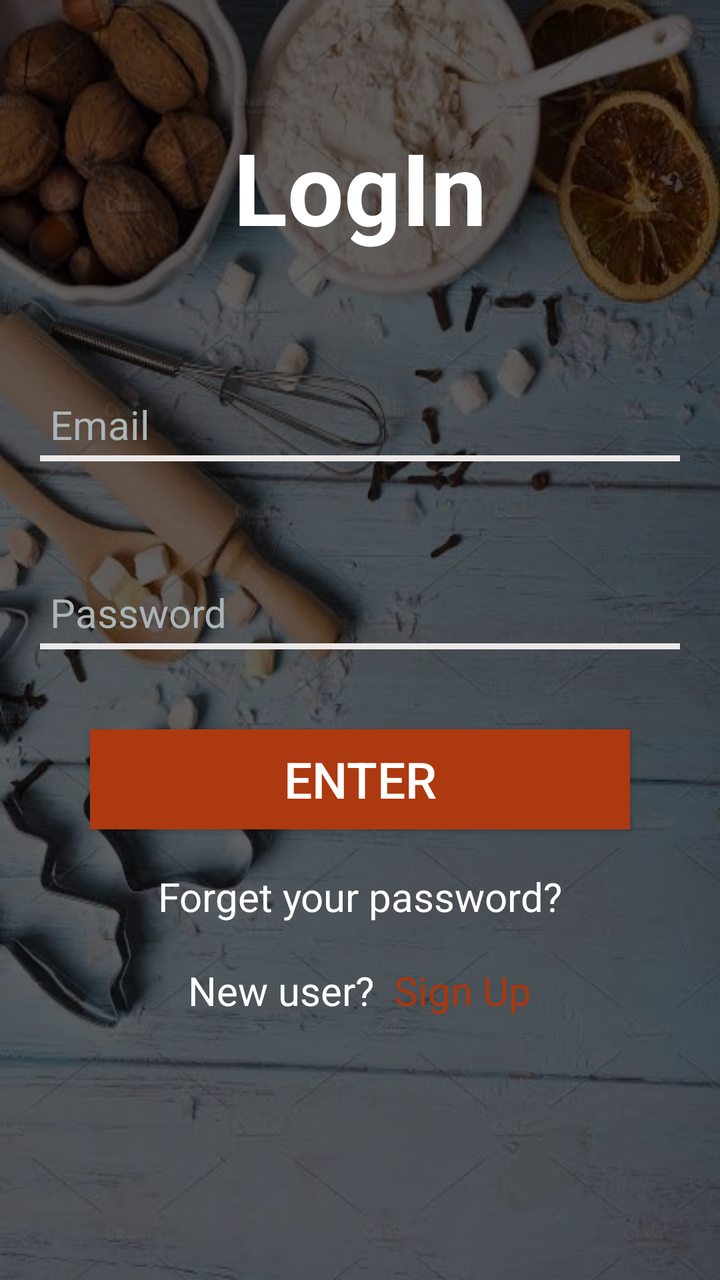
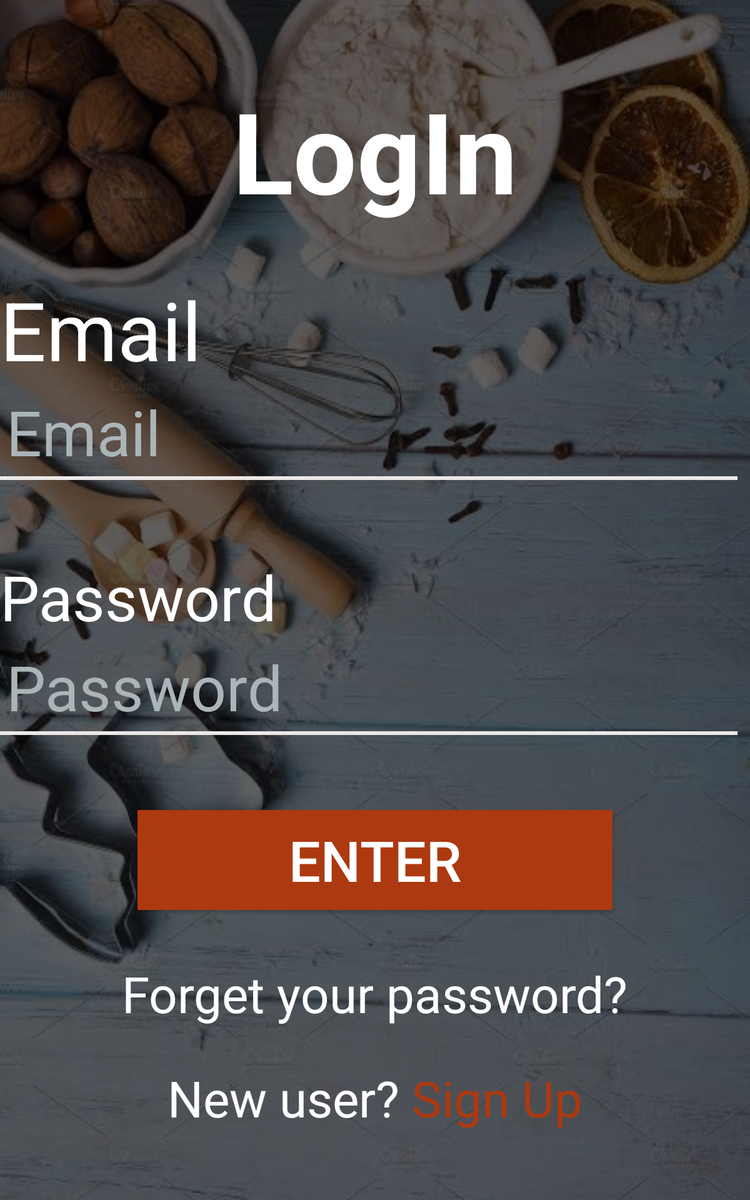

First picture: res/layout/ on a phone held upright. Second picture: the repository's own variant of that layout, on a device whose configuration matches the variant's folder. Source for both follows.
<!-- AndroidManifest.xml: application theme AppTheme -->
<!-- res/layout/fragment_sign_infragment.xml -->
<?xml version="1.0" encoding="utf-8"?>
<FrameLayout xmlns:android="http://schemas.android.com/apk/res/android"
    xmlns:tools="http://schemas.android.com/tools"
    android:layout_width="match_parent"
    android:layout_height="match_parent"
    android:background="@drawable/back3"
    tools:context=".sign_infragment">

    <LinearLayout
        android:layout_width="match_parent"
        android:layout_height="match_parent"
        android:background="#9F000000"
        android:orientation="vertical"
        >

        <TextView
            android:layout_width="wrap_content"
            android:layout_height="wrap_content"
            android:text="@string/signin"
            android:textSize="50sp"
            android:textColor="@android:color/white"
            android:textStyle="bold"
            android:layout_gravity="center"
            android:layout_marginTop="60dp"
            android:defaultFocusHighlightEnabled="true"
            android:layout_marginBottom="40dp"



            />
        <TextView
            android:layout_width="wrap_content"
            android:layout_height="wrap_content"
            android:text=""
            android:textSize="@dimen/_24dp"
            android:textColor="#fff"
            android:id="@+id/emailtext"
            android:layout_marginLeft="@dimen/_24dp"
            />
        <EditText
            android:layout_width="match_parent"
            android:layout_height="wrap_content"
            android:hint="@string/email"
            android:textColorHint="#ABB5B8"
            android:layout_marginLeft="20dp"
            android:layout_marginRight="20dp"
            android:textSize="20dp"
            android:textColor="#fff"
            android:padding="5dp"
            android:background="@drawable/buttonshadow"
            android:id="@+id/email"
            android:paddingLeft="10dp"

            />
        <TextView

            android:layout_width="wrap_content"
            android:layout_height="wrap_content"
            android:text=""
            android:layout_marginTop="@dimen/_30dp"
            android:textSize="20dp"
            android:textColor="#fff"
            android:id="@+id/passwordtext"
            android:layout_marginLeft="@dimen/_24dp"
            />
        <EditText
            android:id="@+id/password"
            android:layout_width="match_parent"
            android:layout_height="wrap_content"
            android:layout_marginLeft="@dimen/_20dp"
            android:layout_marginRight="@dimen/_20dp"
            android:background="@drawable/buttonshadow"
            android:hint="@string/password"
            android:inputType="textPassword"
            android:padding="5dp"
            android:paddingLeft="10dp"
            android:textColor="#fff"

            android:textColorHint="#ABB5B8"
            android:textSize="20dp" />
        <Button
            android:layout_width="@dimen/button_width"
            android:layout_gravity="center"
            android:layout_height="@dimen/button_hight"
            android:text="enter"
            android:background="#AD3910"
            android:layout_marginTop="@dimen/button_margTop"
            android:textSize="25dp"
            android:textColor="#fff"
            android:id="@+id/enterbutton"
             />
        <TextView
            android:layout_width="wrap_content"
            android:layout_height="wrap_content"
            android:text="@string/forgetpassword"
            android:textSize="@dimen/text_size"
            android:textColor="#fff"
            android:layout_gravity="center"
            android:layout_marginTop="@dimen/text_margTop"
            />
        <LinearLayout
            android:layout_width="wrap_content"
            android:layout_height="wrap_content"
            android:orientation="horizontal"
            android:layout_marginTop="@dimen/text_margTop"
            android:layout_gravity="center"
            >
            <TextView
                android:layout_width="wrap_content"
                android:layout_height="wrap_content"
                android:text="@string/areyounewuser"
                android:textSize="20dp"
                android:textColor="#fff"
                android:layout_gravity="center"
                />
            <TextView
                android:layout_width="wrap_content"
                android:layout_height="wrap_content"
                android:text="@string/sinup"
                android:textSize="20dp"
                android:textColor="#AA370E"
                android:layout_gravity="center"
                android:layout_marginLeft="@dimen/signup_margleft"
                android:id="@+id/signup"

                />
        </LinearLayout>

    </LinearLayout>
</FrameLayout>
<!-- resources referenced by this layout -->
<resources>
  <dimen name="_20dp">20dp</dimen>
  <dimen name="_24dp">20dp</dimen>
  <dimen name="_30dp">30dp</dimen>
  <dimen name="button_hight">50dp</dimen>
  <dimen name="button_margTop">40dp</dimen>
  <dimen name="button_width">270dp</dimen>
  <dimen name="signup_margleft">10dp</dimen>
  <dimen name="text_margTop">20dp</dimen>
  <dimen name="text_size">20sp</dimen>
  <!-- drawable back3: jpg bitmap (drawable, 44056 bytes) -->
  <!-- drawable buttonshadow (drawable) -->
  <?xml version="1.0" encoding="utf-8"?>
  <selector xmlns:android="http://schemas.android.com/apk/res/android">
      <item android:state_pressed="true"><layer-list>
          <item android:top="-10dp" android:left="-10dp" android:right="-10dp"><shape>
  
  
              <corners android:radius="5dp" />
  
              <padding android:bottom="10dp" android:left="10dp" android:right="10dp" android:top="10dp" />
          </shape></item>
      </layer-list></item>
      <item android:state_enabled="true"><layer-list>
          <item android:top="-10dp" android:left="-10dp" android:right="-10dp"><shape android:shape="rectangle">
  
              <stroke android:width="3dp" android:color="#ECE8E8" />
  
              <corners android:radius="5dp" />
  
              <padding android:bottom="10dp" android:left="10dp" android:right="10dp" android:top="10dp" />
          </shape></item>
      </layer-list></item>
  </selector>
  <string name="areyounewuser">New user?</string>
  <string name="email"><font>Email</font></string>
  <string name="forgetpassword">Forget your password?</string>
  <string name="password">Password</string>
  <string name="signin">LogIn</string>
  <string name="sinup">Sign Up</string>
  <style name="AppTheme" parent="Theme.AppCompat.Light.NoActionBar">
          
          <item name="colorPrimary">#FFCD4312</item>
          <item name="colorPrimaryDark">#FFCD4312</item>
          <item name="colorAccent">@color/colorAccent</item>
  
  
      </style>
  <color name="colorAccent">#D81B60</color>
</resources>
<!-- res/layout-sw600dp/fragment_sign_infragment.xml (the repository's variant of the layout above) -->
<!-- drawn on a 7-inch tablet held upright -->
<?xml version="1.0" encoding="utf-8"?>
<FrameLayout xmlns:android="http://schemas.android.com/apk/res/android"
    xmlns:tools="http://schemas.android.com/tools"
    android:layout_width="match_parent"
    android:layout_height="match_parent"
    android:background="@drawable/back3"
    tools:context=".sign_infragment">

    <LinearLayout
        android:layout_width="match_parent"
        android:layout_height="match_parent"
        android:background="#9F000000"
        android:orientation="vertical"
        >
        <LinearLayout
            android:layout_width="600dp"
            android:layout_height="match_parent"
            android:orientation="vertical"
            android:layout_gravity="center"
            >
            <TextView
                android:layout_width="wrap_content"
                android:layout_height="wrap_content"
                android:text="@string/signin"
                android:textSize="90dp"
                android:textColor="@android:color/white"
                android:textStyle="bold"
                android:layout_gravity="center"
                android:layout_marginTop="60dp"
                android:defaultFocusHighlightEnabled="true"
                android:layout_marginBottom="40dp"



                />
            <TextView
                android:layout_width="wrap_content"
                android:layout_height="wrap_content"
                android:text="@string/email"
                android:textSize="@dimen/textsize"
                android:textColor="#fff"
                android:id="@+id/emailtext"
                />
            <EditText
                android:layout_width="match_parent"
                android:layout_height="wrap_content"
                android:hint="@string/email"
                android:textColorHint="#ABB5B8"
                android:layout_marginRight="10dp"
                android:textSize="50dp"
                android:textColor="#fff"
                android:padding="5dp"
                android:background="@drawable/buttonshadow"
                android:id="@+id/email"
                android:paddingLeft="20dp"

                />
            <TextView

                android:layout_width="wrap_content"
                android:layout_height="wrap_content"
                android:text="@string/password"
                android:layout_marginTop="60dp"
                android:textSize="50dp"
                android:textColor="#fff"
                android:id="@+id/passwordtext"
                />
            <EditText
                android:id="@+id/password"
                android:layout_width="match_parent"
                android:layout_height="wrap_content"
                android:layout_marginRight="10dp"
                android:background="@drawable/buttonshadow"
                android:hint="@string/password"
                android:inputType="textPassword"
                android:padding="5dp"
                android:paddingLeft="10dp"
                android:textColor="#fff"

                android:textColorHint="#ABB5B8"
                android:textSize="50dp" />
            <Button
                android:layout_width="380dp"
                android:layout_gravity="center"
                android:layout_height="80dp"
                android:text="enter"
                android:background="#AD3910"
                android:layout_marginTop="60dp"
                android:textSize="45dp"
                android:textColor="#fff"
                />
            <TextView
                android:layout_width="wrap_content"
                android:layout_height="wrap_content"
                android:text="@string/forgetpassword"
                android:textSize="40dp"
                android:textColor="#fff"
                android:layout_gravity="center"
                android:layout_marginTop="40dp"
                />
            <LinearLayout
                android:layout_width="wrap_content"
                android:layout_height="wrap_content"
                android:orientation="horizontal"
                android:layout_marginTop="30dp"
                android:layout_gravity="center"
                >
                <TextView
                    android:layout_width="wrap_content"
                    android:layout_height="wrap_content"
                    android:text="@string/areyounewuser"
                    android:textSize="40dp"
                    android:textColor="#fff"
                    android:layout_gravity="center"
                    />
                <TextView
                    android:layout_width="wrap_content"
                    android:layout_height="wrap_content"
                    android:text="@string/sinup"
                    android:textSize="40dp"
                    android:textColor="#AD3910"
                    android:layout_gravity="center"
                    android:layout_marginLeft="10dp"

                    />
            </LinearLayout>
        </LinearLayout>
    </LinearLayout>
</FrameLayout>
<!-- resources referenced by the variant -->
<!-- as a 7-inch tablet held upright resolves them -->
<resources>
  <!-- from res/values-sw600dp/ -->
  <dimen name="textsize">65sp</dimen>
  <!-- drawable back3: jpg bitmap (drawable, 44056 bytes) -->
  <!-- drawable buttonshadow (drawable) -->
  <?xml version="1.0" encoding="utf-8"?>
  <selector xmlns:android="http://schemas.android.com/apk/res/android">
      <item android:state_pressed="true"><layer-list>
          <item android:top="-10dp" android:left="-10dp" android:right="-10dp"><shape>
  
  
              <corners android:radius="5dp" />
  
              <padding android:bottom="10dp" android:left="10dp" android:right="10dp" android:top="10dp" />
          </shape></item>
      </layer-list></item>
      <item android:state_enabled="true"><layer-list>
          <item android:top="-10dp" android:left="-10dp" android:right="-10dp"><shape android:shape="rectangle">
  
              <stroke android:width="3dp" android:color="#ECE8E8" />
  
              <corners android:radius="5dp" />
  
              <padding android:bottom="10dp" android:left="10dp" android:right="10dp" android:top="10dp" />
          </shape></item>
      </layer-list></item>
  </selector>
  <string name="areyounewuser">New user?</string>
  <string name="email"><font>Email</font></string>
  <string name="forgetpassword">Forget your password?</string>
  <string name="password">Password</string>
  <string name="signin">LogIn</string>
  <string name="sinup">Sign Up</string>
  <style name="AppTheme" parent="Theme.AppCompat.Light.NoActionBar">
          
          <item name="colorPrimary">#FFCD4312</item>
          <item name="colorPrimaryDark">#FFCD4312</item>
          <item name="colorAccent">@color/colorAccent</item>
  
  
      </style>
  <color name="colorAccent">#D81B60</color>
</resources>
